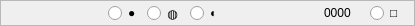
         <widget class="QFrame" name="frame_5">
          <property name="sizePolicy">
           <sizepolicy hsizetype="Preferred" vsizetype="Fixed">
            <horstretch>0</horstretch>
            <verstretch>0</verstretch>
           </sizepolicy>
          </property>
          <property name="minimumSize">
           <size>
            <width>0</width>
            <height>26</height>
           </size>
          </property>
          <property name="maximumSize">
           <size>
            <width>16777215</width>
            <height>26</height>
           </size>
          </property>
          <property name="frameShape">
           <enum>QFrame::StyledPanel</enum>
          </property>
          <property name="frameShadow">
           <enum>QFrame::Raised</enum>
          </property>
          <layout class="QHBoxLayout" name="horizontalLayout_16">
           <property name="topMargin">
            <number>3</number>
           </property>
           <property name="bottomMargin">
            <number>3</number>
           </property>
           <item>
            <spacer name="horizontalSpacer_8">
             <property name="orientation">
              <enum>Qt::Horizontal</enum>
             </property>
             <property name="sizeHint" stdset="0">
              <size>
               <width>96</width>
               <height>20</height>
              </size>
             </property>
            </spacer>
           </item>
           <item>
            <widget class="QRadioButton" name="radioButton_copy_2">
             <property name="text">
              <string>●</string>
             </property>
             <attribute name="buttonGroup">
              <string notr="true">buttonGroup_3</string>
             </attribute>
            </widget>
           </item>
           <item>
            <widget class="QRadioButton" name="radioButton_allfriendly_2">
             <property name="sizePolicy">
              <sizepolicy hsizetype="Fixed" vsizetype="Fixed">
               <horstretch>0</horstretch>
               <verstretch>0</verstretch>
              </sizepolicy>
             </property>
             <property name="text">
              <string>◍</string>
             </property>
             <attribute name="buttonGroup">
              <string notr="true">buttonGroup_3</string>
             </attribute>
            </widget>
           </item>
           <item>
            <widget class="QRadioButton" name="radioButton_isfriendly_2">
             <property name="sizePolicy">
              <sizepolicy hsizetype="Fixed" vsizetype="Fixed">
               <horstretch>0</horstretch>
               <verstretch>0</verstretch>
              </sizepolicy>
             </property>
             <property name="text">
              <string>◐</string>
             </property>
             <attribute name="buttonGroup">
              <string notr="true">buttonGroup_3</string>
             </attribute>
            </widget>
           </item>
           <item>
            <spacer name="horizontalSpacer_9">
             <property name="orientation">
              <enum>Qt::Horizontal</enum>
             </property>
             <property name="sizeHint" stdset="0">
              <size>
               <width>95</width>
               <height>20</height>
              </size>
             </property>
            </spacer>
           </item>
           <item>
            <widget class="QLabel" name="label_pix_2">
             <property name="sizePolicy">
              <sizepolicy hsizetype="Fixed" vsizetype="Preferred">
               <horstretch>0</horstretch>
               <verstretch>0</verstretch>
              </sizepolicy>
             </property>
             <property name="minimumSize">
              <size>
               <width>40</width>
               <height>0</height>
              </size>
             </property>
             <property name="maximumSize">
              <size>
               <width>40</width>
               <height>16777215</height>
              </size>
             </property>
             <property name="text">
              <string>0000</string>
             </property>
            </widget>
           </item>
           <item>
            <widget class="QRadioButton" name="radioButton_t1_2">
             <property name="text">
              <string>□</string>
             </property>
            </widget>
           </item>
          </layout>
         </widget>
